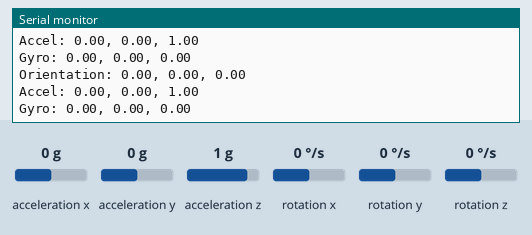
Recording of a sketch running on a simulated Arduino Nano, built with avr-gcc and run on an emulated ATmega328P. Shown: the last lines printed to the serial monitor. The test bench sets the inputs (shaded band); at power-on: acceleration x 0 g, acceleration y 0 g, acceleration z 1 g, rotation x 0 °/s, rotation y 0 °/s, rotation z 0 °/s.

Above: at 2.2 s.
2.3 s: acceleration x set to -1.4 g
At 2.31 s:
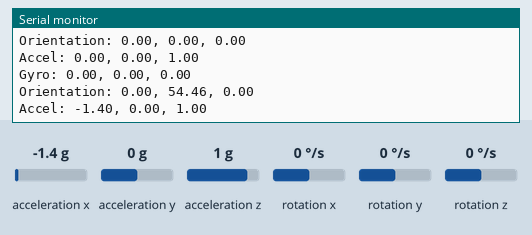
3.8 s: acceleration y set to -1.4 g
At 3.81 s:
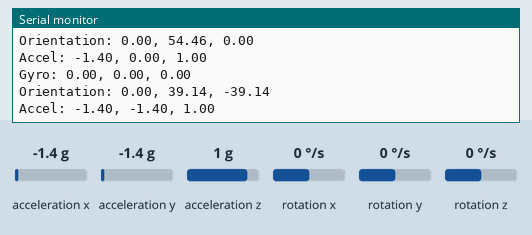
5.3 s: acceleration z set to -1.4 g
At 5.31 s:
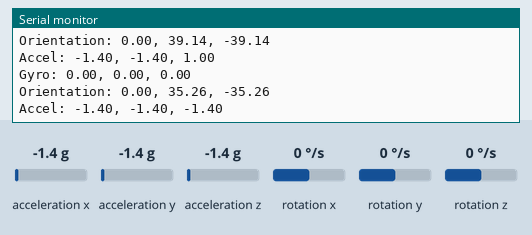
6.8 s: rotation x set to -192 °/s
At 6.91 s:
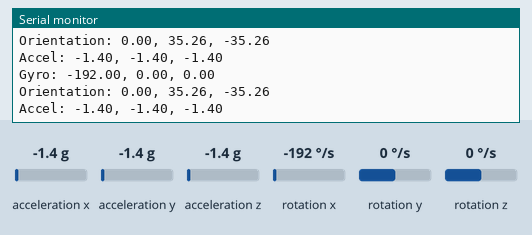
8.3 s: rotation y set to -192 °/s
At 8.41 s:
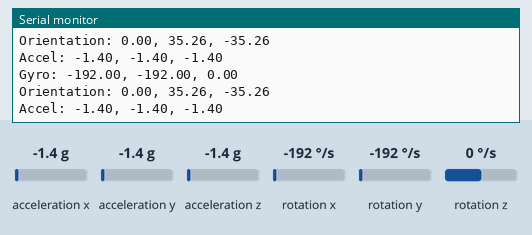
Timing chart, 0 to 10.8 s (numbered marks = the images above; inputs shaded):
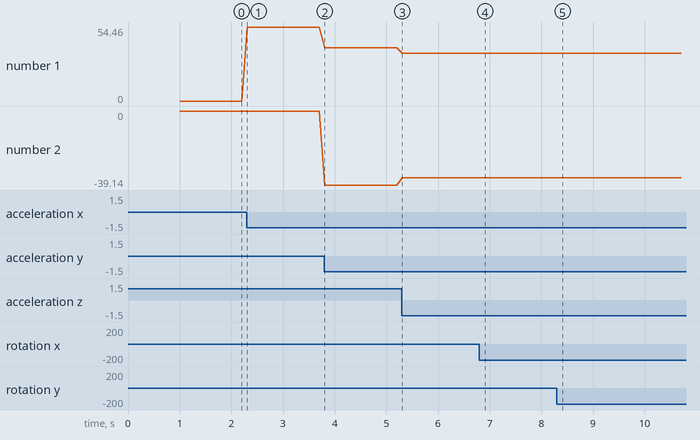

Measured:
- after the input at 2.3 s, the serial monitor: prints a new line at once (image 1)
- after the input at 3.8 s, the serial monitor: prints a new line at once (image 2)
- after the input at 5.3 s, the serial monitor: prints a new line at once (image 3)
- after the input at 6.8 s, the serial monitor: prints a new line at once (image 4)
- after the input at 8.3 s, the serial monitor: prints a new line at once (image 5)
- plotted number 1: 0 → 54.46 after the input at 2.3 s, 54.46 → 39.14 after the input at 3.8 s, 39.14 → 35.26 after the input at 5.3 s
- plotted number 2: 0 → -39.14 after the input at 3.8 s, -39.14 → -35.26 after the input at 5.3 s

The sketch:

simple_live_imu.ino
```cpp
/*
 * Simple Live IMU for Arduino Nano RP2040 Connect
 *
 * This sketch sends continuous real-time IMU orientation data
 * Uses basic approach for maximum compatibility
 *
 * Upload this to your Arduino using Arduino IDE
 */

#include <Arduino_LSM6DSOX.h>
#include <math.h>

// Timing for consistent data rate
unsigned long lastUpdate = 0;
const unsigned long updateInterval = 100; // 100ms = 10Hz

// Simple orientation tracking
float heading = 0.0;
float roll = 0.0;
float pitch = 0.0;

void setup() {
  Serial.begin(115200);

  // Wait for serial connection (up to 3 seconds)
  unsigned long startTime = millis();
  while (!Serial && (millis() - startTime) < 3000) {
    delay(10);
  }

  // Initialize IMU
  if (!IMU.begin()) {
    Serial.println("Failed to initialize IMU!");
    while (1) {
      delay(1000);
    }
  }

  // Startup messages
  Serial.println("Simple Live IMU v1.0");
  Serial.println("Sending continuous orientation data...");
  Serial.println("Move the Arduino to see real-time changes!");

  delay(1000); // Brief pause for stability
}

void loop() {
  unsigned long currentTime = millis();

  // Send data at consistent intervals
  if (currentTime - lastUpdate >= updateInterval) {
    lastUpdate = currentTime;

    // Read accelerometer and gyroscope
    float ax, ay, az;
    float gx, gy, gz;

    if (IMU.readAcceleration(ax, ay, az) && IMU.readGyroscope(gx, gy, gz)) {
      // Calculate simple orientation from accelerometer
      pitch = atan2(ay, sqrt(ax * ax + az * az)) * 180.0 / PI;
      roll = atan2(-ax, sqrt(ay * ay + az * az)) * 180.0 / PI;

      // Simple gyroscope integration for heading
      heading += gz * 0.1;
      if (heading > 360) heading -= 360;
      if (heading < 0) heading += 360;

      // Send orientation data in clean format
      Serial.print("Orientation: ");
      Serial.print(heading, 2);
      Serial.print(", ");
      Serial.print(roll, 2);
      Serial.print(", ");
      Serial.println(pitch, 2);

      // Send accelerometer data
      Serial.print("Accel: ");
      Serial.print(ax, 2);
      Serial.print(", ");
      Serial.print(ay, 2);
      Serial.print(", ");
      Serial.println(az, 2);

      // Send gyroscope data
      Serial.print("Gyro: ");
      Serial.print(gx, 2);
      Serial.print(", ");
      Serial.print(gy, 2);
      Serial.print(", ");
      Serial.println(gz, 2);
    } else {
      Serial.println("Failed to read IMU data");
    }
  }
}

// Alternative: If IMU library doesn't work, we can use fake data for testing
void sendFakeData() {
  static float counter = 0;
  counter += 0.1;

  // Generate smooth fake orientation changes
  float fake_heading = 180 + 60 * sin(counter * 0.1);
  float fake_roll = 30 * sin(counter * 0.15);
  float fake_pitch = 20 * cos(counter * 0.12);

  Serial.print("Orientation: ");
  Serial.print(fake_heading, 2);
  Serial.print(", ");
  Serial.print(fake_roll, 2);
  Serial.print(", ");
  Serial.println(fake_pitch, 2);

  Serial.print("Accel: ");
  Serial.print(0.1 * sin(counter), 2);
  Serial.print(", ");
  Serial.print(0.1 * cos(counter), 2);
  Serial.print(", ");
  Serial.println(9.81, 2);

  Serial.print("Gyro: ");
  Serial.print(5 * sin(counter * 0.2), 2);
  Serial.print(", ");
  Serial.print(5 * cos(counter * 0.2), 2);
  Serial.print(", ");
  Serial.println(2 * sin(counter * 0.3), 2);
} 
```
